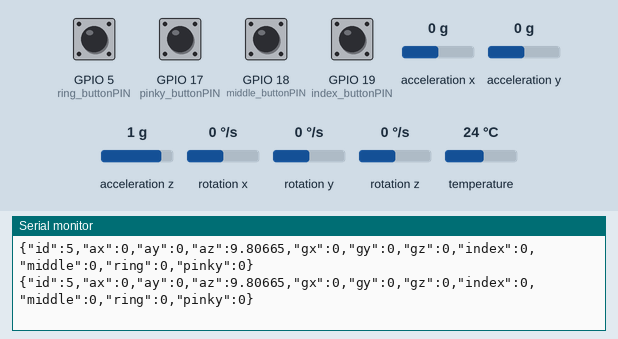
The sketch below on a simulated ESP32. On the bench: the last lines printed to the serial monitor. The test bench sets the inputs (shaded band); at power-on: GPIO 5 (ring_buttonPIN), GPIO 17 (pinky_buttonPIN), GPIO 18 (middle_buttonPIN), GPIO 19 (index_buttonPIN) LOW, acceleration x 0 g, acceleration y 0 g, acceleration z 1 g, rotation x 0 °/s, rotation y 0 °/s, rotation z 0 °/s, temperature 24 °C. WiFi joins after 1.5 s; servers stay silent unless stated.

Above: at 2.8 s.
2.9 s: GPIO 5 (ring_buttonPIN) pulled HIGH for 0.25 s
At 3.31 s:
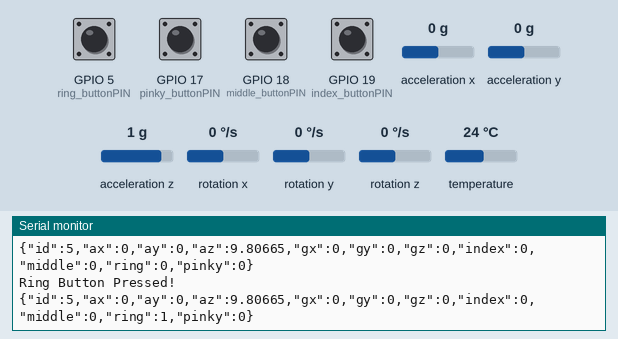
4.6 s: GPIO 17 (pinky_buttonPIN) pulled HIGH for 0.25 s
At 5.05 s:
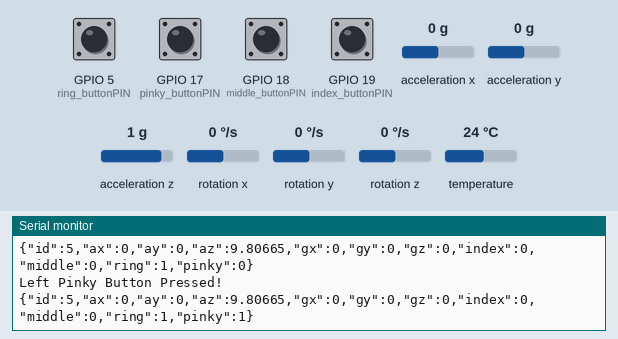
6.3 s: GPIO 18 (middle_buttonPIN) pulled HIGH for 0.25 s
At 6.59 s:
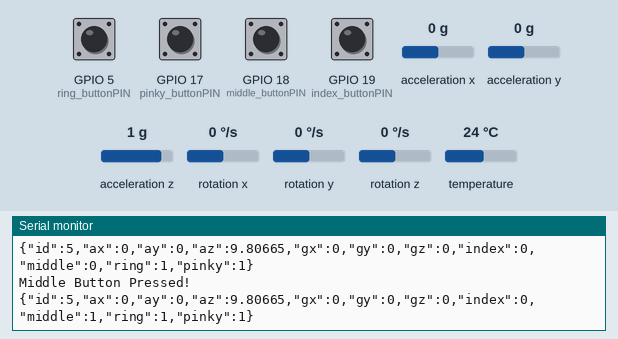
8.0 s: acceleration x set to -1.4 g
At 8.03 s:
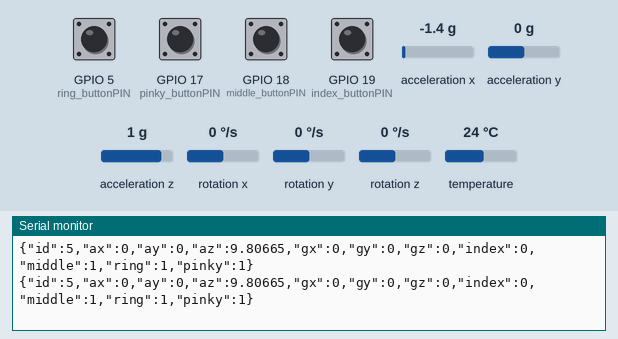
11.0 s: GPIO 19 (index_buttonPIN) pulled HIGH for 0.25 s
At 11.43 s:
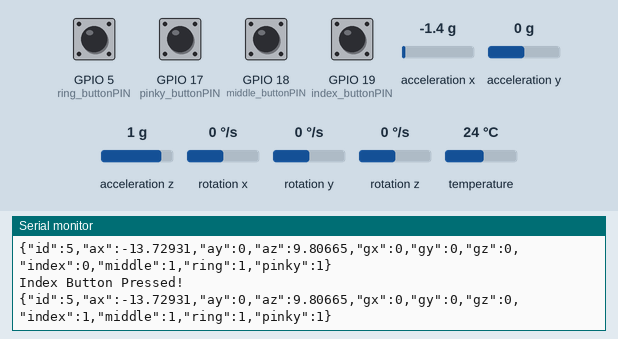
12.7 s: acceleration y set to -1.4 g
At 12.88 s:
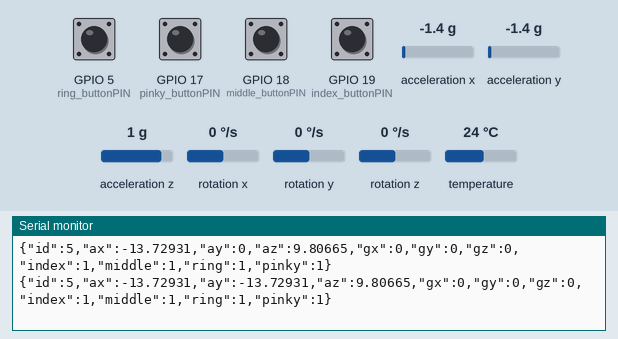

The sketch:

espsenderWiFi.ino
```cpp
#include <WiFi.h>
#include <Adafruit_MPU6050.h>
#include <Adafruit_Sensor.h>
#include <Wire.h>
#include <WiFiUdp.h>
#include <ArduinoJson.h>

//WIFI stuff
const char* ssid = "";  //ex: Velocity Wi-Fi
const char* password = "";    //enter password, here's bad security practice aka my password :)

const char* udpAddress = "192.168.0.162";  // PC's IP  // TODO: ***CHANGE THIS**** is there an automated way
const int udpPort = 5005;                  // Port on PC

// macAddress
String espmacAddress = "";
WiFiUDP udp;

// MPU code
Adafruit_MPU6050 mpu;

// Button code
const int index_buttonPIN = 19;
const int middle_buttonPIN = 18;
const int ring_buttonPIN =5;
const int pinky_buttonPIN = 17;

int index_buttonState = 0;
int index_lastState = LOW;
int index_pushed = LOW;

int middle_buttonState = 0;
int middle_lastState = LOW;
int middle_pushed = LOW;

int ring_buttonState = 0;
int ring_lastState = LOW;
int ring_pushed = LOW;

int pinky_buttonState = 0;
int pinky_lastState = LOW;
int pinky_pushed = LOW;

//Index finger
bool index(int indexPIN){
  index_buttonState = digitalRead(index_buttonPIN);
  if(index_buttonState == HIGH){
    Serial.println("Index Button Pressed!");
    index_pushed = !index_pushed;
    delay(50);
  }
  //0 to 1 state
  if(index_pushed == HIGH && index_lastState == LOW){
    index_lastState = HIGH; //set last state to HIGH
    delay(50); //delay
  } //1 to 0 state
  else if(index_buttonState == HIGH && index_lastState == HIGH){
    index_lastState = LOW; //set last state to LOW
    delay(50);
  }
  return index_lastState;
}

//Middle finger
bool middle(int middlePIN){
  middle_buttonState = digitalRead(middle_buttonPIN);
  if(middle_buttonState == HIGH){
    Serial.println("Middle Button Pressed!");
    middle_pushed = !middle_pushed;
    delay(50);
  }
  //0 to 1 state
  if(middle_pushed == HIGH && middle_lastState == LOW){
    middle_lastState = HIGH; //set last state to HIGH
    delay(50); //delay
  }//1 to 0 state
  else if(middle_buttonState == HIGH && middle_lastState == HIGH){
    middle_lastState = LOW; //set last state to LOW
    delay(50);
  }
  return middle_lastState;
}

//Ring finger
bool ring(int ringPIN){
  ring_buttonState = digitalRead(ring_buttonPIN);
  if(ring_buttonState == HIGH){
    Serial.println("Ring Button Pressed!");
    ring_pushed = !ring_pushed;
    delay(50);
  }
  //0 to 1 state
  if(ring_pushed == HIGH && ring_lastState == LOW){
    ring_lastState = HIGH; //set last state to HIGH
    delay(50); //delay
  }//1 to 0 state
  else if(ring_buttonState == HIGH && ring_lastState == HIGH){
    ring_lastState = LOW; //set last state to LOW
    delay(50);
  }
  return ring_lastState;
}

//Pinky finger
bool pinky(int pinkyPIN){
  pinky_buttonState = digitalRead(pinky_buttonPIN);
  if(pinky_buttonState == HIGH){
    Serial.println("Left Pinky Button Pressed!");
    pinky_pushed = !pinky_pushed;
    delay(50);
  }
  //0 to 1 state
  if(pinky_pushed == HIGH && pinky_lastState == LOW){
    pinky_lastState = HIGH; //set last state to HIGH
    delay(50); //delay
  }//1 to 0 state
  else if(pinky_buttonState == HIGH && pinky_lastState == HIGH){
    pinky_lastState = LOW; //set last state to LOW
    delay(50);
  }
  return pinky_lastState;
}

//JSON code
JsonDocument JSONbuffer;
//JsonObject JSONencoder = JSONbuffer.to<JsonObject>();

void setup() {
  // Init Serial Monitor
  Serial.begin(115200);

  //Connect to WiFi
  WiFi.mode(WIFI_STA);
  WiFi.begin(ssid, password);
  Serial.print("Connecting to Wi-Fi");

  while (WiFi.status() != WL_CONNECTED) {
    delay(500);
    Serial.print(".");
    Serial.print(WiFi.status());
  }
  Serial.println();
  Serial.print("Connected. Destination IP: ");
  Serial.println(udpAddress);

  // Getting the ESP mac address
  espmacAddress = WiFi.macAddress();
  Serial.print("macAddress: ");
  Serial.println(espmacAddress);

  //MPU setup
  // Try to initialize!
  if (!mpu.begin()) {
    Serial.println("Failed to find MPU6050 chip");
    while (1) {
      delay(10);
    }
  }
  Serial.println("MPU6050 Found!");
  Serial.println("");
  delay(100);

  //button setup
  pinMode(index_buttonPIN, INPUT_PULLDOWN);
  pinMode(middle_buttonPIN, INPUT_PULLDOWN);
  pinMode(ring_buttonPIN, INPUT_PULLDOWN);
  pinMode(pinky_buttonPIN, INPUT_PULLDOWN);
}


void loop() {
  // // Set values to send
  if (espmacAddress == "28:05:A5:32:DE:D0"){
    JSONbuffer["id"] = 1;
  }else if (espmacAddress == "B0:CB:D8:E9:63:28"){
    JSONbuffer["id"] = 2;
  }else if (espmacAddress == "70:4B:CA:26:43:E8"){
    JSONbuffer["id"] = 3;
  }else if (espmacAddress == "70:4B:CA:25:C1:E8"){
    JSONbuffer["id"] = 4;
  }else{
    JSONbuffer["id"] = 5;
  }

  //MPU
  sensors_event_t a, g, t;
  mpu.getEvent(&a, &g, &t);
  JSONbuffer["ax"] = a.acceleration.x;
  JSONbuffer["ay"] = a.acceleration.y;
  JSONbuffer["az"] = a.acceleration.z;
  JSONbuffer["gx"] = g.gyro.x;
  JSONbuffer["gy"] = g.gyro.y;
  JSONbuffer["gz"] = g.gyro.z;

  //button
  JSONbuffer["index"] = index(index_buttonPIN) ? 1 : 0;
  JSONbuffer["middle"] = middle(middle_buttonPIN) ? 1 : 0;
  JSONbuffer["ring"] = ring(ring_buttonPIN) ? 1 : 0;
  JSONbuffer["pinky"] = pinky(pinky_buttonPIN) ? 1 : 0;


  udp.beginPacket(udpAddress, udpPort);
  serializeJson(JSONbuffer, udp);
  udp.endPacket();
  serializeJson(JSONbuffer, Serial);
  Serial.println("");


  delay(200);
}
```

Measured:
- after the input at 2.9 s, the serial monitor: prints a new line after 0.15 s (image 1)
- after the input at 4.6 s, the serial monitor: prints a new line after 0.19 s (image 2)
- after the input at 6.3 s, the serial monitor: prints a new line at once (image 3)
- after the input at 11.0 s, the serial monitor: prints a new line after 0.17 s (image 5)
- after the input at 12.7 s, the serial monitor: prints a new line at once (image 6)
